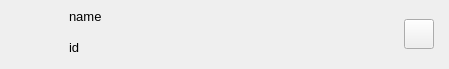
<?xml version="1.0" encoding="UTF-8"?>
<ui version="4.0">
 <class>BannedItemWidget</class>
 <widget class="QWidget" name="BannedItemWidget">
  <property name="geometry">
   <rect>
    <x>0</x>
    <y>0</y>
    <width>449</width>
    <height>69</height>
   </rect>
  </property>
  <property name="windowTitle">
   <string>Form</string>
  </property>
  <layout class="QHBoxLayout" name="horizontalLayout">
   <property name="leftMargin">
    <number>7</number>
   </property>
   <property name="topMargin">
    <number>7</number>
   </property>
   <property name="rightMargin">
    <number>7</number>
   </property>
   <property name="bottomMargin">
    <number>7</number>
   </property>
   <item>
    <widget class="QLabel" name="labelContactAvatar">
     <property name="minimumSize">
      <size>
       <width>48</width>
       <height>48</height>
      </size>
     </property>
     <property name="maximumSize">
      <size>
       <width>48</width>
       <height>48</height>
      </size>
     </property>
     <property name="text">
      <string/>
     </property>
    </widget>
   </item>
   <item>
    <spacer name="horizontalSpacer_2">
     <property name="orientation">
      <enum>Qt::Horizontal</enum>
     </property>
     <property name="sizeType">
      <enum>QSizePolicy::Fixed</enum>
     </property>
     <property name="sizeHint" stdset="0">
      <size>
       <width>8</width>
       <height>20</height>
      </size>
     </property>
    </spacer>
   </item>
   <item>
    <layout class="QVBoxLayout" name="verticalLayout">
     <property name="spacing">
      <number>7</number>
     </property>
     <property name="rightMargin">
      <number>0</number>
     </property>
     <item>
      <widget class="QLabel" name="labelContactName">
       <property name="font">
        <font>
         <pointsize>10</pointsize>
        </font>
       </property>
       <property name="text">
        <string>name</string>
       </property>
      </widget>
     </item>
     <item>
      <widget class="QLabel" name="labelContactId">
       <property name="minimumSize">
        <size>
         <width>0</width>
         <height>30</height>
        </size>
       </property>
       <property name="maximumSize">
        <size>
         <width>16777215</width>
         <height>30</height>
        </size>
       </property>
       <property name="font">
        <font>
         <pointsize>10</pointsize>
        </font>
       </property>
       <property name="text">
        <string>id</string>
       </property>
      </widget>
     </item>
    </layout>
   </item>
   <item>
    <widget class="QPushButton" name="btnReAddContact">
     <property name="minimumSize">
      <size>
       <width>30</width>
       <height>30</height>
      </size>
     </property>
     <property name="maximumSize">
      <size>
       <width>30</width>
       <height>30</height>
      </size>
     </property>
     <property name="text">
      <string/>
     </property>
     <property name="icon">
      <iconset resource="ressources.qrc">
       <normaloff>:/images/icons/ic_person_add_black_24dp_2x.png</normaloff>:/images/icons/ic_person_add_black_24dp_2x.png</iconset>
     </property>
     <property name="iconSize">
      <size>
       <width>30</width>
       <height>30</height>
      </size>
     </property>
    </widget>
   </item>
   <item>
    <spacer name="horizontalSpacer">
     <property name="orientation">
      <enum>Qt::Horizontal</enum>
     </property>
     <property name="sizeType">
      <enum>QSizePolicy::Fixed</enum>
     </property>
     <property name="sizeHint" stdset="0">
      <size>
       <width>8</width>
       <height>0</height>
      </size>
     </property>
    </spacer>
   </item>
  </layout>
 </widget>
 <resources>
  <include location="ressources.qrc"/>
 </resources>
 <connections/>
</ui>
